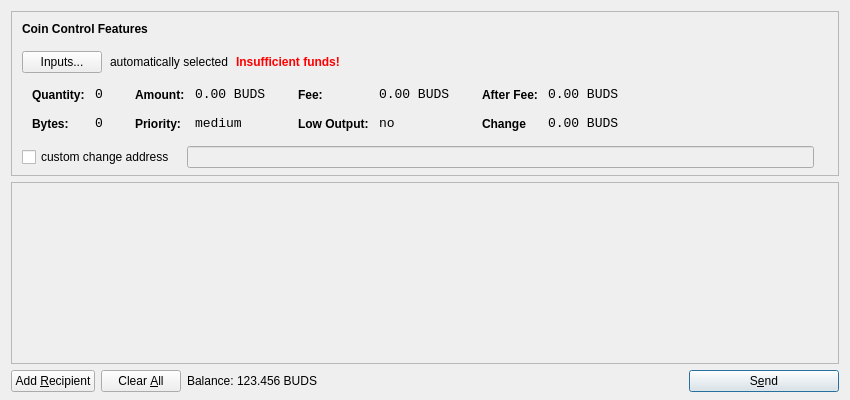
<?xml version="1.0" encoding="UTF-8"?>
<ui version="4.0">
 <class>SendCoinsDialog</class>
 <widget class="QDialog" name="SendCoinsDialog">
  <property name="geometry">
   <rect>
    <x>0</x>
    <y>0</y>
    <width>850</width>
    <height>400</height>
   </rect>
  </property>
  <property name="windowTitle">
   <string>Send Coins</string>
  </property>
  <layout class="QVBoxLayout" name="verticalLayout" stretch="0,1,0">
   <property name="bottomMargin">
    <number>8</number>
   </property>
   <item>
    <widget class="QFrame" name="frameCoinControl">
     <property name="sizePolicy">
      <sizepolicy hsizetype="Expanding" vsizetype="Expanding">
       <horstretch>0</horstretch>
       <verstretch>0</verstretch>
      </sizepolicy>
     </property>
     <property name="maximumSize">
      <size>
       <width>16777215</width>
       <height>16777215</height>
      </size>
     </property>
     <property name="frameShape">
      <enum>QFrame::StyledPanel</enum>
     </property>
     <property name="frameShadow">
      <enum>QFrame::Sunken</enum>
     </property>
     <layout class="QVBoxLayout" name="verticalLayoutCoinControl2">
      <property name="spacing">
       <number>-1</number>
      </property>
      <property name="leftMargin">
       <number>0</number>
      </property>
      <property name="topMargin">
       <number>0</number>
      </property>
      <property name="rightMargin">
       <number>0</number>
      </property>
      <property name="bottomMargin">
       <number>6</number>
      </property>
      <item>
       <layout class="QVBoxLayout" name="verticalLayoutCoinControl" stretch="0,0,0,0,1">
        <property name="spacing">
         <number>0</number>
        </property>
        <property name="leftMargin">
         <number>10</number>
        </property>
        <property name="topMargin">
         <number>10</number>
        </property>
        <item>
         <layout class="QHBoxLayout" name="horizontalLayoutCoinControl1">
          <property name="bottomMargin">
           <number>15</number>
          </property>
          <item>
           <widget class="QLabel" name="labelCoinControlFeatures">
            <property name="sizePolicy">
             <sizepolicy hsizetype="Preferred" vsizetype="Maximum">
              <horstretch>0</horstretch>
              <verstretch>0</verstretch>
             </sizepolicy>
            </property>
            <property name="font">
             <font>
              <weight>75</weight>
              <bold>true</bold>
             </font>
            </property>
            <property name="styleSheet">
             <string notr="true">font-weight:bold;</string>
            </property>
            <property name="text">
             <string>Coin Control Features</string>
            </property>
           </widget>
          </item>
         </layout>
        </item>
        <item>
         <layout class="QHBoxLayout" name="horizontalLayoutCoinControl2" stretch="0,0,0,0">
          <property name="spacing">
           <number>8</number>
          </property>
          <property name="bottomMargin">
           <number>10</number>
          </property>
          <item>
           <widget class="QPushButton" name="pushButtonCoinControl">
            <property name="styleSheet">
             <string notr="true"/>
            </property>
            <property name="text">
             <string>Inputs...</string>
            </property>
           </widget>
          </item>
          <item>
           <widget class="QLabel" name="labelCoinControlAutomaticallySelected">
            <property name="text">
             <string>automatically selected</string>
            </property>
            <property name="margin">
             <number>5</number>
            </property>
           </widget>
          </item>
          <item>
           <widget class="QLabel" name="labelCoinControlInsuffFunds">
            <property name="font">
             <font>
              <weight>75</weight>
              <bold>true</bold>
             </font>
            </property>
            <property name="styleSheet">
             <string notr="true">color:red;font-weight:bold;</string>
            </property>
            <property name="text">
             <string>Insufficient funds!</string>
            </property>
            <property name="margin">
             <number>5</number>
            </property>
           </widget>
          </item>
          <item>
           <spacer name="horizontalSpacerCoinControl">
            <property name="orientation">
             <enum>Qt::Horizontal</enum>
            </property>
            <property name="sizeHint" stdset="0">
             <size>
              <width>40</width>
              <height>1</height>
             </size>
            </property>
           </spacer>
          </item>
         </layout>
        </item>
        <item>
         <widget class="QWidget" name="widgetCoinControl" native="true">
          <property name="sizePolicy">
           <sizepolicy hsizetype="Preferred" vsizetype="Preferred">
            <horstretch>0</horstretch>
            <verstretch>0</verstretch>
           </sizepolicy>
          </property>
          <property name="minimumSize">
           <size>
            <width>0</width>
            <height>0</height>
           </size>
          </property>
          <property name="styleSheet">
           <string notr="true"/>
          </property>
          <layout class="QHBoxLayout" name="horizontalLayoutCoinControl5">
           <property name="margin">
            <number>0</number>
           </property>
           <item>
            <layout class="QHBoxLayout" name="horizontalLayoutCoinControl3" stretch="0,0,0,1">
             <property name="spacing">
              <number>20</number>
             </property>
             <property name="topMargin">
              <number>0</number>
             </property>
             <property name="bottomMargin">
              <number>10</number>
             </property>
             <item>
              <layout class="QFormLayout" name="formLayoutCoinControl1">
               <property name="horizontalSpacing">
                <number>10</number>
               </property>
               <property name="verticalSpacing">
                <number>14</number>
               </property>
               <property name="leftMargin">
                <number>10</number>
               </property>
               <property name="topMargin">
                <number>4</number>
               </property>
               <property name="rightMargin">
                <number>6</number>
               </property>
               <item row="0" column="0">
                <widget class="QLabel" name="labelCoinControlQuantityText">
                 <property name="styleSheet">
                  <string notr="true">font-weight:bold;</string>
                 </property>
                 <property name="text">
                  <string>Quantity:</string>
                 </property>
                 <property name="margin">
                  <number>0</number>
                 </property>
                </widget>
               </item>
               <item row="0" column="1">
                <widget class="QLabel" name="labelCoinControlQuantity">
                 <property name="font">
                  <font>
                   <family>Monospace</family>
                   <pointsize>10</pointsize>
                  </font>
                 </property>
                 <property name="cursor">
                  <cursorShape>IBeamCursor</cursorShape>
                 </property>
                 <property name="contextMenuPolicy">
                  <enum>Qt::ActionsContextMenu</enum>
                 </property>
                 <property name="text">
                  <string>0</string>
                 </property>
                 <property name="margin">
                  <number>0</number>
                 </property>
                 <property name="textInteractionFlags">
                  <set>Qt::LinksAccessibleByMouse|Qt::TextSelectableByKeyboard|Qt::TextSelectableByMouse</set>
                 </property>
                </widget>
               </item>
               <item row="1" column="0">
                <widget class="QLabel" name="labelCoinControlBytesText">
                 <property name="styleSheet">
                  <string notr="true">font-weight:bold;</string>
                 </property>
                 <property name="text">
                  <string>Bytes:</string>
                 </property>
                </widget>
               </item>
               <item row="1" column="1">
                <widget class="QLabel" name="labelCoinControlBytes">
                 <property name="font">
                  <font>
                   <family>Monospace</family>
                   <pointsize>10</pointsize>
                  </font>
                 </property>
                 <property name="cursor">
                  <cursorShape>IBeamCursor</cursorShape>
                 </property>
                 <property name="contextMenuPolicy">
                  <enum>Qt::ActionsContextMenu</enum>
                 </property>
                 <property name="text">
                  <string>0</string>
                 </property>
                 <property name="textInteractionFlags">
                  <set>Qt::LinksAccessibleByMouse|Qt::TextSelectableByKeyboard|Qt::TextSelectableByMouse</set>
                 </property>
                </widget>
               </item>
              </layout>
             </item>
             <item>
              <layout class="QFormLayout" name="formLayoutCoinControl2">
               <property name="horizontalSpacing">
                <number>10</number>
               </property>
               <property name="verticalSpacing">
                <number>14</number>
               </property>
               <property name="leftMargin">
                <number>6</number>
               </property>
               <property name="topMargin">
                <number>4</number>
               </property>
               <property name="rightMargin">
                <number>6</number>
               </property>
               <item row="0" column="0">
                <widget class="QLabel" name="labelCoinControlAmountText">
                 <property name="styleSheet">
                  <string notr="true">font-weight:bold;</string>
                 </property>
                 <property name="text">
                  <string>Amount:</string>
                 </property>
                 <property name="margin">
                  <number>0</number>
                 </property>
                </widget>
               </item>
               <item row="0" column="1">
                <widget class="QLabel" name="labelCoinControlAmount">
                 <property name="font">
                  <font>
                   <family>Monospace</family>
                   <pointsize>10</pointsize>
                  </font>
                 </property>
                 <property name="cursor">
                  <cursorShape>IBeamCursor</cursorShape>
                 </property>
                 <property name="contextMenuPolicy">
                  <enum>Qt::ActionsContextMenu</enum>
                 </property>
                 <property name="text">
                  <string>0.00 BUDS</string>
                 </property>
                 <property name="textInteractionFlags">
                  <set>Qt::LinksAccessibleByMouse|Qt::TextSelectableByKeyboard|Qt::TextSelectableByMouse</set>
                 </property>
                </widget>
               </item>
               <item row="1" column="0">
                <widget class="QLabel" name="labelCoinControlPriorityText">
                 <property name="styleSheet">
                  <string notr="true">font-weight:bold;</string>
                 </property>
                 <property name="text">
                  <string>Priority:</string>
                 </property>
                </widget>
               </item>
               <item row="1" column="1">
                <widget class="QLabel" name="labelCoinControlPriority">
                 <property name="font">
                  <font>
                   <family>Monospace</family>
                   <pointsize>10</pointsize>
                  </font>
                 </property>
                 <property name="cursor">
                  <cursorShape>IBeamCursor</cursorShape>
                 </property>
                 <property name="contextMenuPolicy">
                  <enum>Qt::ActionsContextMenu</enum>
                 </property>
                 <property name="text">
                  <string>medium</string>
                 </property>
                 <property name="textInteractionFlags">
                  <set>Qt::LinksAccessibleByMouse|Qt::TextSelectableByKeyboard|Qt::TextSelectableByMouse</set>
                 </property>
                </widget>
               </item>
              </layout>
             </item>
             <item>
              <layout class="QFormLayout" name="formLayoutCoinControl3">
               <property name="horizontalSpacing">
                <number>10</number>
               </property>
               <property name="verticalSpacing">
                <number>14</number>
               </property>
               <property name="leftMargin">
                <number>6</number>
               </property>
               <property name="topMargin">
                <number>4</number>
               </property>
               <property name="rightMargin">
                <number>6</number>
               </property>
               <item row="0" column="0">
                <widget class="QLabel" name="labelCoinControlFeeText">
                 <property name="styleSheet">
                  <string notr="true">font-weight:bold;</string>
                 </property>
                 <property name="text">
                  <string>Fee:</string>
                 </property>
                 <property name="margin">
                  <number>0</number>
                 </property>
                </widget>
               </item>
               <item row="0" column="1">
                <widget class="QLabel" name="labelCoinControlFee">
                 <property name="font">
                  <font>
                   <family>Monospace</family>
                   <pointsize>10</pointsize>
                  </font>
                 </property>
                 <property name="cursor">
                  <cursorShape>IBeamCursor</cursorShape>
                 </property>
                 <property name="contextMenuPolicy">
                  <enum>Qt::ActionsContextMenu</enum>
                 </property>
                 <property name="text">
                  <string>0.00 BUDS</string>
                 </property>
                 <property name="textInteractionFlags">
                  <set>Qt::LinksAccessibleByMouse|Qt::TextSelectableByKeyboard|Qt::TextSelectableByMouse</set>
                 </property>
                </widget>
               </item>
               <item row="1" column="0">
                <widget class="QLabel" name="labelCoinControlLowOutputText">
                 <property name="styleSheet">
                  <string notr="true">font-weight:bold;</string>
                 </property>
                 <property name="text">
                  <string>Low Output:</string>
                 </property>
                </widget>
               </item>
               <item row="1" column="1">
                <widget class="QLabel" name="labelCoinControlLowOutput">
                 <property name="font">
                  <font>
                   <family>Monospace</family>
                   <pointsize>10</pointsize>
                  </font>
                 </property>
                 <property name="cursor">
                  <cursorShape>IBeamCursor</cursorShape>
                 </property>
                 <property name="contextMenuPolicy">
                  <enum>Qt::ActionsContextMenu</enum>
                 </property>
                 <property name="text">
                  <string>no</string>
                 </property>
                 <property name="textInteractionFlags">
                  <set>Qt::LinksAccessibleByMouse|Qt::TextSelectableByKeyboard|Qt::TextSelectableByMouse</set>
                 </property>
                </widget>
               </item>
              </layout>
             </item>
             <item>
              <layout class="QFormLayout" name="formLayoutCoinControl4">
               <property name="horizontalSpacing">
                <number>10</number>
               </property>
               <property name="verticalSpacing">
                <number>14</number>
               </property>
               <property name="leftMargin">
                <number>6</number>
               </property>
               <property name="topMargin">
                <number>4</number>
               </property>
               <property name="rightMargin">
                <number>6</number>
               </property>
               <item row="0" column="0">
                <widget class="QLabel" name="labelCoinControlAfterFeeText">
                 <property name="styleSheet">
                  <string notr="true">font-weight:bold;</string>
                 </property>
                 <property name="text">
                  <string>After Fee:</string>
                 </property>
                 <property name="margin">
                  <number>0</number>
                 </property>
                </widget>
               </item>
               <item row="0" column="1">
                <widget class="QLabel" name="labelCoinControlAfterFee">
                 <property name="font">
                  <font>
                   <family>Monospace</family>
                   <pointsize>10</pointsize>
                  </font>
                 </property>
                 <property name="cursor">
                  <cursorShape>IBeamCursor</cursorShape>
                 </property>
                 <property name="contextMenuPolicy">
                  <enum>Qt::ActionsContextMenu</enum>
                 </property>
                 <property name="text">
                  <string>0.00 BUDS</string>
                 </property>
                 <property name="textInteractionFlags">
                  <set>Qt::LinksAccessibleByMouse|Qt::TextSelectableByKeyboard|Qt::TextSelectableByMouse</set>
                 </property>
                </widget>
               </item>
               <item row="1" column="0">
                <widget class="QLabel" name="labelCoinControlChangeText">
                 <property name="styleSheet">
                  <string notr="true">font-weight:bold;</string>
                 </property>
                 <property name="text">
                  <string>Change</string>
                 </property>
                </widget>
               </item>
               <item row="1" column="1">
                <widget class="QLabel" name="labelCoinControlChange">
                 <property name="font">
                  <font>
                   <family>Monospace</family>
                   <pointsize>10</pointsize>
                  </font>
                 </property>
                 <property name="cursor">
                  <cursorShape>IBeamCursor</cursorShape>
                 </property>
                 <property name="contextMenuPolicy">
                  <enum>Qt::ActionsContextMenu</enum>
                 </property>
                 <property name="text">
                  <string>0.00 BUDS</string>
                 </property>
                 <property name="textInteractionFlags">
                  <set>Qt::LinksAccessibleByMouse|Qt::TextSelectableByKeyboard|Qt::TextSelectableByMouse</set>
                 </property>
                </widget>
               </item>
              </layout>
             </item>
            </layout>
           </item>
          </layout>
         </widget>
        </item>
        <item>
         <layout class="QHBoxLayout" name="horizontalLayoutCoinControl4" stretch="0,0,0">
          <property name="spacing">
           <number>12</number>
          </property>
          <property name="sizeConstraint">
           <enum>QLayout::SetDefaultConstraint</enum>
          </property>
          <property name="topMargin">
           <number>5</number>
          </property>
          <property name="rightMargin">
           <number>5</number>
          </property>
          <item>
           <widget class="QCheckBox" name="checkBoxCoinControlChange">
            <property name="text">
             <string>custom change address</string>
            </property>
           </widget>
          </item>
          <item>
           <widget class="QLineEdit" name="lineEditCoinControlChange">
            <property name="enabled">
             <bool>false</bool>
            </property>
            <property name="sizePolicy">
             <sizepolicy hsizetype="Expanding" vsizetype="Fixed">
              <horstretch>0</horstretch>
              <verstretch>0</verstretch>
             </sizepolicy>
            </property>
           </widget>
          </item>
          <item>
           <widget class="QLabel" name="labelCoinControlChangeLabel">
            <property name="sizePolicy">
             <sizepolicy hsizetype="Preferred" vsizetype="Expanding">
              <horstretch>0</horstretch>
              <verstretch>0</verstretch>
             </sizepolicy>
            </property>
            <property name="minimumSize">
             <size>
              <width>0</width>
              <height>0</height>
             </size>
            </property>
            <property name="text">
             <string/>
            </property>
            <property name="margin">
             <number>3</number>
            </property>
           </widget>
          </item>
         </layout>
        </item>
        <item>
         <spacer name="verticalSpacerCoinControl">
          <property name="orientation">
           <enum>Qt::Vertical</enum>
          </property>
          <property name="sizeHint" stdset="0">
           <size>
            <width>800</width>
            <height>1</height>
           </size>
          </property>
         </spacer>
        </item>
       </layout>
      </item>
     </layout>
    </widget>
   </item>
   <item>
    <widget class="QScrollArea" name="scrollArea">
     <property name="widgetResizable">
      <bool>true</bool>
     </property>
     <widget class="QWidget" name="scrollAreaWidgetContents">
      <property name="geometry">
       <rect>
        <x>0</x>
        <y>0</y>
        <width>830</width>
        <height>165</height>
       </rect>
      </property>
      <layout class="QVBoxLayout" name="verticalLayout_2">
       <property name="margin">
        <number>0</number>
       </property>
       <item>
        <layout class="QVBoxLayout" name="entries">
         <property name="spacing">
          <number>6</number>
         </property>
        </layout>
       </item>
       <item>
        <spacer name="verticalSpacer">
         <property name="orientation">
          <enum>Qt::Vertical</enum>
         </property>
         <property name="sizeHint" stdset="0">
          <size>
           <width>20</width>
           <height>40</height>
          </size>
         </property>
        </spacer>
       </item>
      </layout>
     </widget>
    </widget>
   </item>
   <item>
    <layout class="QHBoxLayout" name="horizontalLayout">
     <item>
      <widget class="QPushButton" name="addButton">
       <property name="toolTip">
        <string>Send to multiple recipients at once</string>
       </property>
       <property name="text">
        <string>Add &amp;Recipient</string>
       </property>
       <property name="icon">
        <iconset resource="../bitcoin.qrc">
         <normaloff>:/icons/add</normaloff>:/icons/add</iconset>
       </property>
       <property name="autoDefault">
        <bool>false</bool>
       </property>
      </widget>
     </item>
     <item>
      <widget class="QPushButton" name="clearButton">
       <property name="sizePolicy">
        <sizepolicy hsizetype="Minimum" vsizetype="Fixed">
         <horstretch>0</horstretch>
         <verstretch>0</verstretch>
        </sizepolicy>
       </property>
       <property name="toolTip">
        <string>Remove all transaction fields</string>
       </property>
       <property name="text">
        <string>Clear &amp;All</string>
       </property>
       <property name="icon">
        <iconset resource="../bitcoin.qrc">
         <normaloff>:/icons/remove</normaloff>:/icons/remove</iconset>
       </property>
       <property name="autoRepeatDelay">
        <number>300</number>
       </property>
       <property name="autoDefault">
        <bool>false</bool>
       </property>
      </widget>
     </item>
     <item>
      <layout class="QHBoxLayout" name="horizontalLayout_2">
       <property name="spacing">
        <number>3</number>
       </property>
       <item>
        <widget class="QLabel" name="label">
         <property name="sizePolicy">
          <sizepolicy hsizetype="Preferred" vsizetype="Fixed">
           <horstretch>0</horstretch>
           <verstretch>0</verstretch>
          </sizepolicy>
         </property>
         <property name="text">
          <string>Balance:</string>
         </property>
        </widget>
       </item>
       <item>
        <widget class="QLabel" name="labelBalance">
         <property name="sizePolicy">
          <sizepolicy hsizetype="Preferred" vsizetype="Fixed">
           <horstretch>0</horstretch>
           <verstretch>0</verstretch>
          </sizepolicy>
         </property>
         <property name="cursor">
          <cursorShape>IBeamCursor</cursorShape>
         </property>
         <property name="text">
          <string>123.456 BUDS</string>
         </property>
         <property name="textInteractionFlags">
          <set>Qt::LinksAccessibleByMouse|Qt::TextSelectableByKeyboard|Qt::TextSelectableByMouse</set>
         </property>
        </widget>
       </item>
      </layout>
     </item>
     <item>
      <spacer name="horizontalSpacer">
       <property name="orientation">
        <enum>Qt::Horizontal</enum>
       </property>
       <property name="sizeHint" stdset="0">
        <size>
         <width>40</width>
         <height>20</height>
        </size>
       </property>
      </spacer>
     </item>
     <item>
      <widget class="QPushButton" name="sendButton">
       <property name="minimumSize">
        <size>
         <width>150</width>
         <height>0</height>
        </size>
       </property>
       <property name="toolTip">
        <string>Confirm the send action</string>
       </property>
       <property name="text">
        <string>S&amp;end</string>
       </property>
       <property name="icon">
        <iconset resource="../bitcoin.qrc">
         <normaloff>:/icons/send</normaloff>:/icons/send</iconset>
       </property>
       <property name="default">
        <bool>true</bool>
       </property>
      </widget>
     </item>
    </layout>
   </item>
  </layout>
 </widget>
 <resources>
  <include location="../bitcoin.qrc"/>
 </resources>
 <connections/>
</ui>
